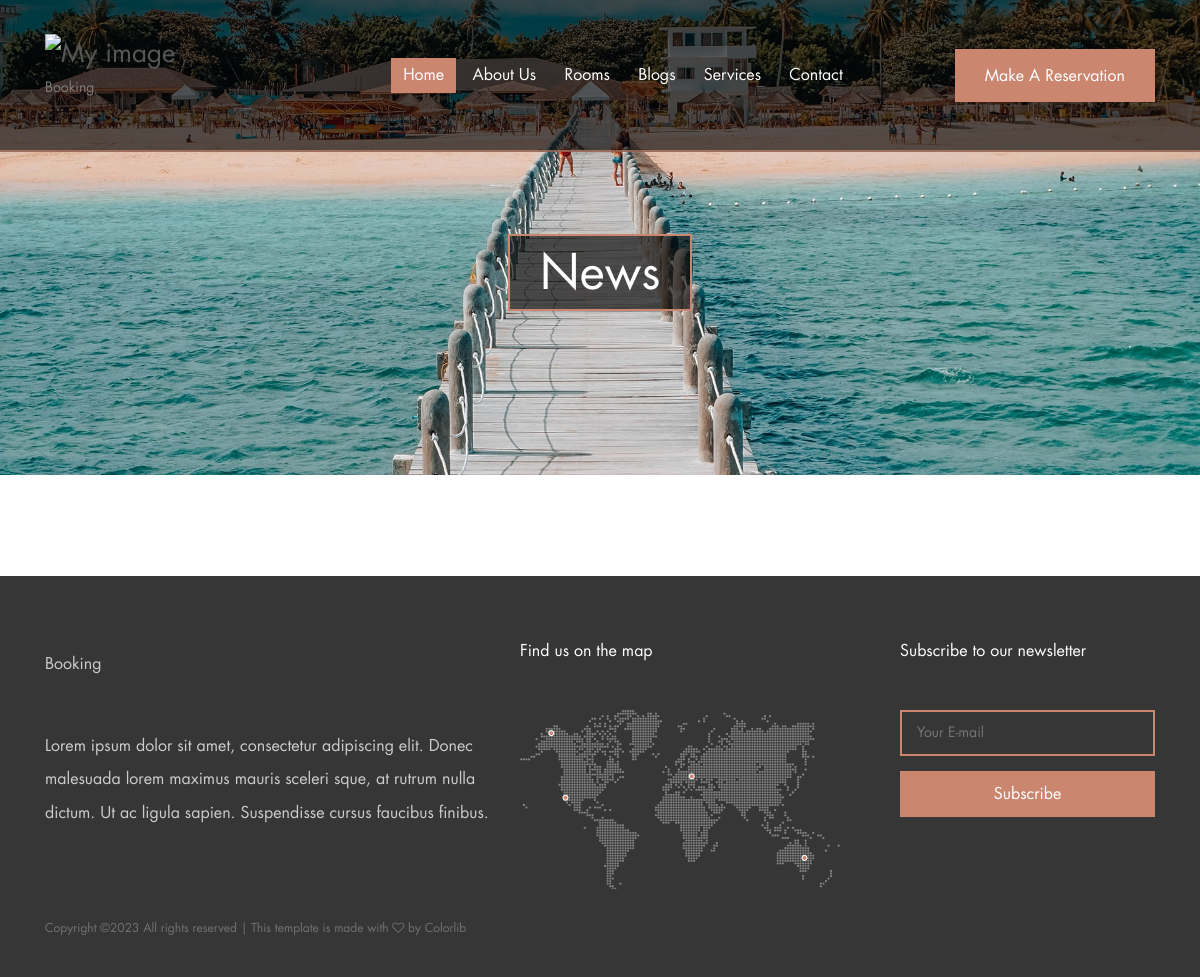
The page /blog/ on the database as committed earlier.
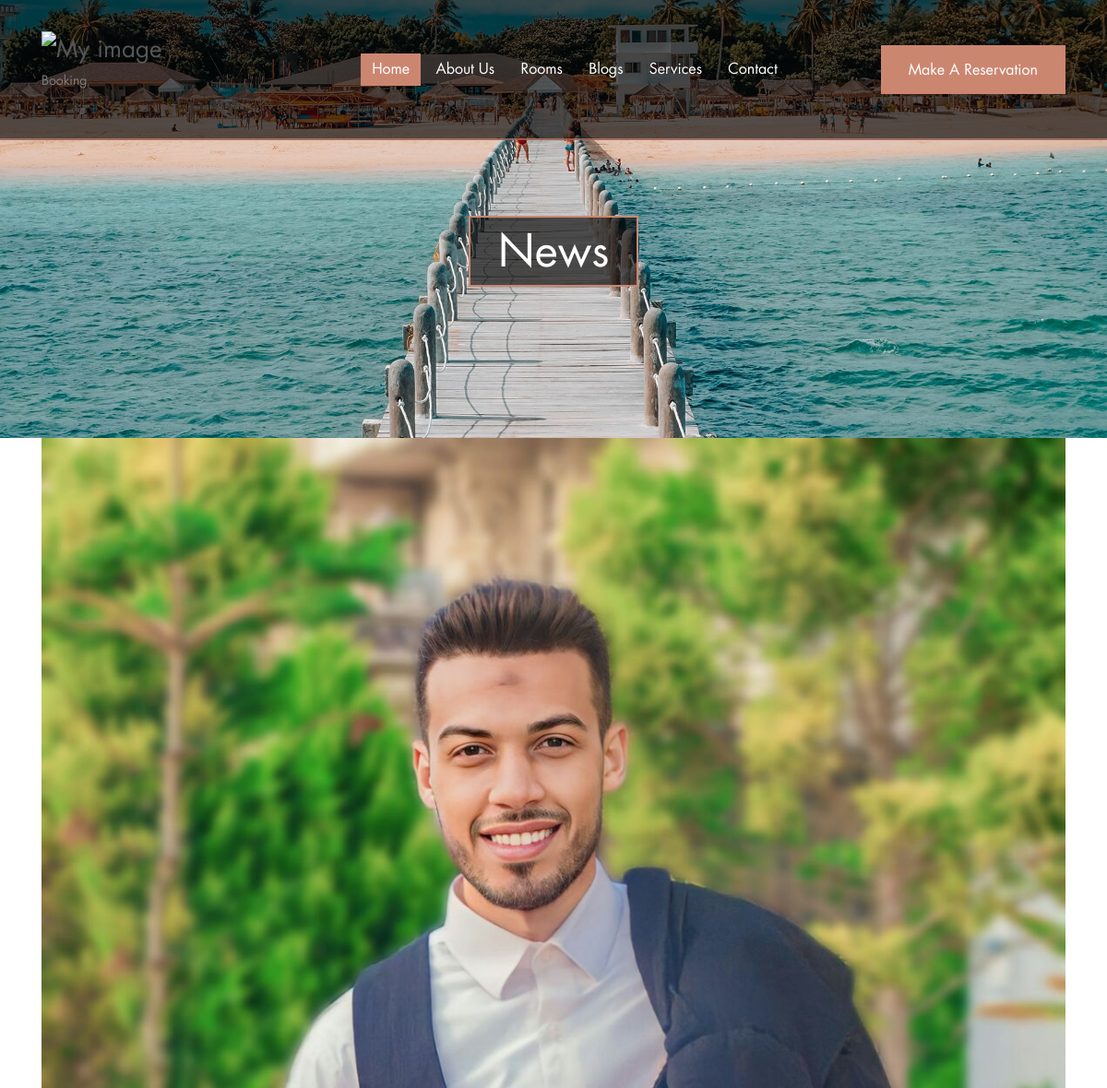
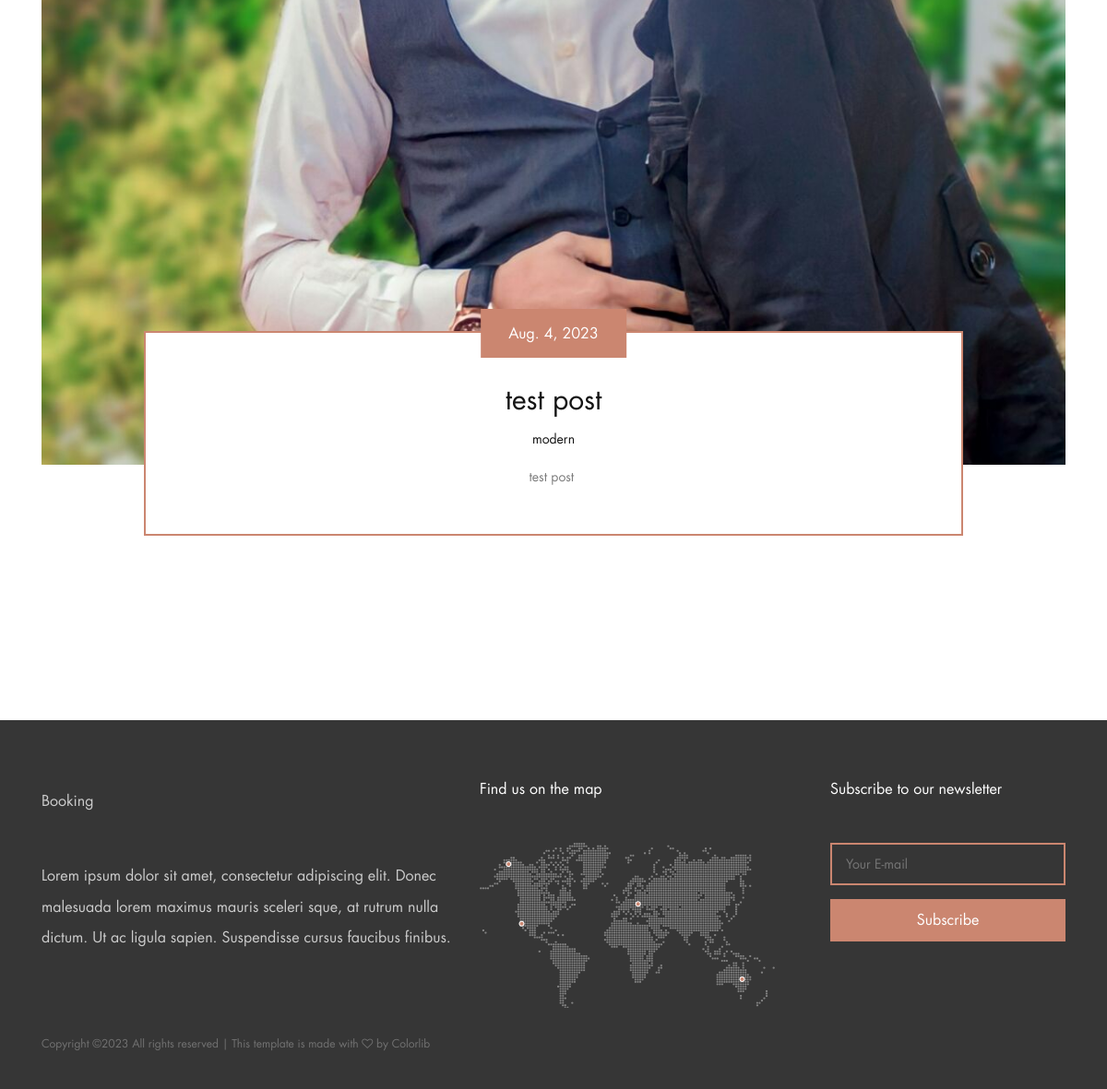
The same page on the database as committed later (2 pictures, top to bottom).
### blog/models.py (models this page shows, shortened)
class Post(models.Model):
    author = models.ForeignKey(User,related_name='post_author',on_delete=models.CASCADE)
    title = models.CharField(max_length=150, unique= True)
    image = models.ImageField(upload_to='post/')
    tag = TaggableManager()
    created_at = models.DateTimeField(default=timezone.now)
    residency_programme = models.TextField(max_length=10000)
    category = models.ForeignKey('Category',related_name='post_category',on_delete=models.CASCADE)
    slug = models.SlugField(null= True, blank= True)
    def get_absolute_url(self):
        return reverse("blog:post_detail", kwargs={"slug": self.slug})

class Category(models.Model):
    name = models.CharField(max_length=100)
    def __str__(self):
        return self.name

### blog/views.py (the view)
# urls.py: path('', views.post_list, name='post_list'),
def post_list(request):
    posts = Post.objects.all()
    return render(request,'blog/post_list.html', {'posts':posts })

### blog/templates/blog/post_list.html (shortened to what this page needs)
{% extends 'base.html' %}
{% load static %}
{% block body %}
    <section class="breadcumb-area bg-img d-flex align-items-center justify-content-center" style="background-image: url({% static 'img/bg-img/bg-7.jpg'%} );">
        <div class="bradcumbContent">
            <h2>News</h2>
        </div>
    </section>
    <div class="blog-area section-padding-0-100">
        <div class="container">
            <div class="row">
                <div class="col-12">
                    <div class="palatin-blog-posts">
                    {% for post in posts %}
                        <div class="single-blog-post mb-100 wow fadeInUp" data-wow-delay="100ms">
                            <div class="blog-post-thumb">
                                <img src={{post.image.url}} alt="">
                            </div>
                            <div class="post-content">
                                <a href="{{post.get_absolute_url}}" class="post-date btn palatin-btn">{{post.created_at|date}}</a>
                                <a href="{{post.get_absolute_url}}" class="post-title">{{post.title}}</a>
                                <div class=" d-flex justify-content-center">
                                    <a href="{{post.get_absolute_url}}" class="post-catagory">{{post.category}}</a>
                                </div>
                                <p>{{post.residency_programme|safe|truncatewords:2}}</p>
                            </div>
                        </div>
                    {% endfor %}
                    </div>
                </div>
                </div>
            </div>
        </div>
{% endblock body %}

Rows that differ between the two databases and show on the page:
added Post: image (picture), created_at "Aug. 4, 2023", title "test post", category "modern", residency_programme "test post"
